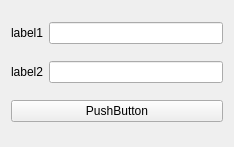
<?xml version="1.0" encoding="UTF-8"?>
<ui version="4.0">
 <class>Widget</class>
 <widget class="QWidget" name="Widget">
  <property name="geometry">
   <rect>
    <x>0</x>
    <y>0</y>
    <width>234</width>
    <height>147</height>
   </rect>
  </property>
  <property name="windowTitle">
   <string>Form</string>
  </property>
  <layout class="QVBoxLayout" name="verticalLayout">
   <item>
    <layout class="QHBoxLayout" name="horizontalLayout">
     <item>
      <widget class="QLabel" name="label">
       <property name="text">
        <string>label1</string>
       </property>
      </widget>
     </item>
     <item>
      <widget class="QLineEdit" name="lineEdit1"/>
     </item>
    </layout>
   </item>
   <item>
    <layout class="QHBoxLayout" name="horizontalLayout_2">
     <item>
      <widget class="QLabel" name="label_2">
       <property name="text">
        <string>label2</string>
       </property>
      </widget>
     </item>
     <item>
      <widget class="QLineEdit" name="lineEdit2"/>
     </item>
    </layout>
   </item>
   <item>
    <widget class="QPushButton" name="pushButton">
     <property name="text">
      <string>PushButton</string>
     </property>
    </widget>
   </item>
  </layout>
 </widget>
 <resources/>
 <connections/>
</ui>
